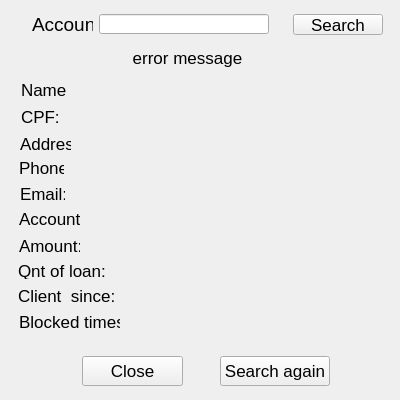
<?xml version="1.0" encoding="UTF-8"?>
<ui version="4.0">
 <class>search_account</class>
 <widget class="QWidget" name="search_account">
  <property name="geometry">
   <rect>
    <x>0</x>
    <y>0</y>
    <width>400</width>
    <height>400</height>
   </rect>
  </property>
  <property name="minimumSize">
   <size>
    <width>400</width>
    <height>400</height>
   </size>
  </property>
  <property name="maximumSize">
   <size>
    <width>400</width>
    <height>400</height>
   </size>
  </property>
  <property name="windowTitle">
   <string>Search Account</string>
  </property>
  <widget class="QLineEdit" name="account_field_input">
   <property name="geometry">
    <rect>
     <x>99</x>
     <y>14</y>
     <width>170</width>
     <height>20</height>
    </rect>
   </property>
   <property name="font">
    <font>
     <pointsize>13</pointsize>
    </font>
   </property>
   <property name="maxLength">
    <number>11</number>
   </property>
   <property name="alignment">
    <set>Qt::AlignCenter</set>
   </property>
  </widget>
  <widget class="QLabel" name="account_text_input">
   <property name="geometry">
    <rect>
     <x>32</x>
     <y>14</y>
     <width>61</width>
     <height>20</height>
    </rect>
   </property>
   <property name="font">
    <font>
     <pointsize>14</pointsize>
    </font>
   </property>
   <property name="frameShadow">
    <enum>QFrame::Plain</enum>
   </property>
   <property name="text">
    <string notr="true">Account</string>
   </property>
  </widget>
  <widget class="QLabel" name="error_message">
   <property name="geometry">
    <rect>
     <x>82</x>
     <y>48</y>
     <width>211</width>
     <height>20</height>
    </rect>
   </property>
   <property name="font">
    <font>
     <pointsize>13</pointsize>
    </font>
   </property>
   <property name="text">
    <string>error message</string>
   </property>
   <property name="alignment">
    <set>Qt::AlignCenter</set>
   </property>
  </widget>
  <widget class="QPushButton" name="search_again_button">
   <property name="geometry">
    <rect>
     <x>220</x>
     <y>356</y>
     <width>110</width>
     <height>30</height>
    </rect>
   </property>
   <property name="font">
    <font>
     <pointsize>13</pointsize>
    </font>
   </property>
   <property name="text">
    <string>Search again</string>
   </property>
  </widget>
  <widget class="QPushButton" name="search_button">
   <property name="geometry">
    <rect>
     <x>293</x>
     <y>14</y>
     <width>90</width>
     <height>21</height>
    </rect>
   </property>
   <property name="font">
    <font>
     <pointsize>13</pointsize>
    </font>
   </property>
   <property name="text">
    <string>Search</string>
   </property>
  </widget>
  <widget class="QPushButton" name="close_button">
   <property name="geometry">
    <rect>
     <x>82</x>
     <y>356</y>
     <width>101</width>
     <height>30</height>
    </rect>
   </property>
   <property name="font">
    <font>
     <pointsize>13</pointsize>
    </font>
   </property>
   <property name="text">
    <string>Close</string>
   </property>
  </widget>
  <widget class="QLabel" name="employee_since_text">
   <property name="geometry">
    <rect>
     <x>18</x>
     <y>288</y>
     <width>101</width>
     <height>16</height>
    </rect>
   </property>
   <property name="font">
    <font>
     <pointsize>13</pointsize>
    </font>
   </property>
   <property name="frameShadow">
    <enum>QFrame::Plain</enum>
   </property>
   <property name="text">
    <string notr="true">Client  since:</string>
   </property>
  </widget>
  <widget class="QLabel" name="address_text">
   <property name="geometry">
    <rect>
     <x>20</x>
     <y>136</y>
     <width>51</width>
     <height>16</height>
    </rect>
   </property>
   <property name="font">
    <font>
     <pointsize>13</pointsize>
    </font>
   </property>
   <property name="frameShadow">
    <enum>QFrame::Plain</enum>
   </property>
   <property name="text">
    <string notr="true">Address:</string>
   </property>
  </widget>
  <widget class="QLabel" name="phone_output">
   <property name="geometry">
    <rect>
     <x>119</x>
     <y>158</y>
     <width>261</width>
     <height>21</height>
    </rect>
   </property>
   <property name="font">
    <font>
     <pointsize>13</pointsize>
    </font>
   </property>
   <property name="frameShape">
    <enum>QFrame::NoFrame</enum>
   </property>
   <property name="text">
    <string/>
   </property>
   <property name="alignment">
    <set>Qt::AlignLeading|Qt::AlignLeft|Qt::AlignVCenter</set>
   </property>
  </widget>
  <widget class="QLabel" name="blocked_times_text">
   <property name="geometry">
    <rect>
     <x>19</x>
     <y>314</y>
     <width>101</width>
     <height>16</height>
    </rect>
   </property>
   <property name="font">
    <font>
     <pointsize>13</pointsize>
    </font>
   </property>
   <property name="frameShadow">
    <enum>QFrame::Plain</enum>
   </property>
   <property name="text">
    <string notr="true">Blocked times:</string>
   </property>
  </widget>
  <widget class="QLabel" name="email_output">
   <property name="geometry">
    <rect>
     <x>119</x>
     <y>183</y>
     <width>261</width>
     <height>21</height>
    </rect>
   </property>
   <property name="font">
    <font>
     <pointsize>13</pointsize>
    </font>
   </property>
   <property name="frameShape">
    <enum>QFrame::NoFrame</enum>
   </property>
   <property name="text">
    <string/>
   </property>
   <property name="alignment">
    <set>Qt::AlignLeading|Qt::AlignLeft|Qt::AlignVCenter</set>
   </property>
  </widget>
  <widget class="QLabel" name="account_output">
   <property name="geometry">
    <rect>
     <x>120</x>
     <y>210</y>
     <width>141</width>
     <height>21</height>
    </rect>
   </property>
   <property name="font">
    <font>
     <pointsize>13</pointsize>
    </font>
   </property>
   <property name="frameShape">
    <enum>QFrame::NoFrame</enum>
   </property>
   <property name="text">
    <string/>
   </property>
   <property name="alignment">
    <set>Qt::AlignLeading|Qt::AlignLeft|Qt::AlignVCenter</set>
   </property>
  </widget>
  <widget class="QLabel" name="blocked_times_output">
   <property name="geometry">
    <rect>
     <x>120</x>
     <y>312</y>
     <width>171</width>
     <height>21</height>
    </rect>
   </property>
   <property name="font">
    <font>
     <pointsize>13</pointsize>
    </font>
   </property>
   <property name="frameShape">
    <enum>QFrame::NoFrame</enum>
   </property>
   <property name="frameShadow">
    <enum>QFrame::Plain</enum>
   </property>
   <property name="text">
    <string/>
   </property>
   <property name="alignment">
    <set>Qt::AlignLeading|Qt::AlignLeft|Qt::AlignVCenter</set>
   </property>
  </widget>
  <widget class="QLabel" name="employee_since_output">
   <property name="geometry">
    <rect>
     <x>120</x>
     <y>286</y>
     <width>171</width>
     <height>21</height>
    </rect>
   </property>
   <property name="font">
    <font>
     <pointsize>13</pointsize>
    </font>
   </property>
   <property name="frameShape">
    <enum>QFrame::NoFrame</enum>
   </property>
   <property name="text">
    <string/>
   </property>
   <property name="alignment">
    <set>Qt::AlignLeading|Qt::AlignLeft|Qt::AlignVCenter</set>
   </property>
  </widget>
  <widget class="QLabel" name="amount_text">
   <property name="geometry">
    <rect>
     <x>19</x>
     <y>236</y>
     <width>61</width>
     <height>20</height>
    </rect>
   </property>
   <property name="font">
    <font>
     <pointsize>13</pointsize>
    </font>
   </property>
   <property name="frameShadow">
    <enum>QFrame::Plain</enum>
   </property>
   <property name="text">
    <string notr="true">Amount:</string>
   </property>
  </widget>
  <widget class="QLabel" name="cpf_output">
   <property name="geometry">
    <rect>
     <x>118</x>
     <y>106</y>
     <width>261</width>
     <height>21</height>
    </rect>
   </property>
   <property name="font">
    <font>
     <pointsize>13</pointsize>
    </font>
   </property>
   <property name="frameShape">
    <enum>QFrame::NoFrame</enum>
   </property>
   <property name="text">
    <string/>
   </property>
   <property name="alignment">
    <set>Qt::AlignLeading|Qt::AlignLeft|Qt::AlignVCenter</set>
   </property>
  </widget>
  <widget class="QLabel" name="amount_output">
   <property name="geometry">
    <rect>
     <x>120</x>
     <y>234</y>
     <width>151</width>
     <height>21</height>
    </rect>
   </property>
   <property name="font">
    <font>
     <pointsize>13</pointsize>
    </font>
   </property>
   <property name="frameShape">
    <enum>QFrame::NoFrame</enum>
   </property>
   <property name="text">
    <string/>
   </property>
   <property name="alignment">
    <set>Qt::AlignLeading|Qt::AlignLeft|Qt::AlignVCenter</set>
   </property>
  </widget>
  <widget class="QLabel" name="qnt_loan_text">
   <property name="geometry">
    <rect>
     <x>18</x>
     <y>263</y>
     <width>101</width>
     <height>16</height>
    </rect>
   </property>
   <property name="font">
    <font>
     <pointsize>13</pointsize>
    </font>
   </property>
   <property name="frameShadow">
    <enum>QFrame::Plain</enum>
   </property>
   <property name="text">
    <string notr="true">Qnt of loan:</string>
   </property>
  </widget>
  <widget class="QLabel" name="account_text">
   <property name="geometry">
    <rect>
     <x>19</x>
     <y>211</y>
     <width>61</width>
     <height>16</height>
    </rect>
   </property>
   <property name="font">
    <font>
     <pointsize>13</pointsize>
    </font>
   </property>
   <property name="frameShadow">
    <enum>QFrame::Plain</enum>
   </property>
   <property name="text">
    <string notr="true">Account:</string>
   </property>
  </widget>
  <widget class="QLabel" name="name_text">
   <property name="geometry">
    <rect>
     <x>21</x>
     <y>84</y>
     <width>45</width>
     <height>12</height>
    </rect>
   </property>
   <property name="font">
    <font>
     <pointsize>13</pointsize>
    </font>
   </property>
   <property name="frameShape">
    <enum>QFrame::NoFrame</enum>
   </property>
   <property name="frameShadow">
    <enum>QFrame::Plain</enum>
   </property>
   <property name="text">
    <string notr="true">Name:</string>
   </property>
  </widget>
  <widget class="QLabel" name="address_output">
   <property name="geometry">
    <rect>
     <x>119</x>
     <y>133</y>
     <width>261</width>
     <height>21</height>
    </rect>
   </property>
   <property name="font">
    <font>
     <pointsize>13</pointsize>
    </font>
   </property>
   <property name="frameShape">
    <enum>QFrame::NoFrame</enum>
   </property>
   <property name="text">
    <string/>
   </property>
   <property name="alignment">
    <set>Qt::AlignLeading|Qt::AlignLeft|Qt::AlignVCenter</set>
   </property>
  </widget>
  <widget class="QLabel" name="name_output">
   <property name="geometry">
    <rect>
     <x>118</x>
     <y>79</y>
     <width>261</width>
     <height>21</height>
    </rect>
   </property>
   <property name="font">
    <font>
     <pointsize>13</pointsize>
    </font>
   </property>
   <property name="frameShape">
    <enum>QFrame::NoFrame</enum>
   </property>
   <property name="text">
    <string/>
   </property>
   <property name="alignment">
    <set>Qt::AlignLeading|Qt::AlignLeft|Qt::AlignVCenter</set>
   </property>
  </widget>
  <widget class="QLabel" name="email_text">
   <property name="geometry">
    <rect>
     <x>20</x>
     <y>188</y>
     <width>45</width>
     <height>12</height>
    </rect>
   </property>
   <property name="font">
    <font>
     <pointsize>13</pointsize>
    </font>
   </property>
   <property name="frameShadow">
    <enum>QFrame::Plain</enum>
   </property>
   <property name="text">
    <string notr="true">Email:</string>
   </property>
  </widget>
  <widget class="QLabel" name="cpf_text_2">
   <property name="geometry">
    <rect>
     <x>21</x>
     <y>111</y>
     <width>45</width>
     <height>12</height>
    </rect>
   </property>
   <property name="font">
    <font>
     <pointsize>13</pointsize>
    </font>
   </property>
   <property name="frameShadow">
    <enum>QFrame::Plain</enum>
   </property>
   <property name="text">
    <string notr="true">CPF:</string>
   </property>
  </widget>
  <widget class="QLabel" name="phone_text">
   <property name="geometry">
    <rect>
     <x>19</x>
     <y>162</y>
     <width>45</width>
     <height>12</height>
    </rect>
   </property>
   <property name="font">
    <font>
     <pointsize>13</pointsize>
    </font>
   </property>
   <property name="frameShadow">
    <enum>QFrame::Plain</enum>
   </property>
   <property name="text">
    <string notr="true">Phone:</string>
   </property>
  </widget>
  <widget class="QLabel" name="qnt_loan_output">
   <property name="geometry">
    <rect>
     <x>120</x>
     <y>260</y>
     <width>151</width>
     <height>21</height>
    </rect>
   </property>
   <property name="font">
    <font>
     <pointsize>13</pointsize>
    </font>
   </property>
   <property name="frameShape">
    <enum>QFrame::NoFrame</enum>
   </property>
   <property name="text">
    <string/>
   </property>
   <property name="alignment">
    <set>Qt::AlignLeading|Qt::AlignLeft|Qt::AlignVCenter</set>
   </property>
  </widget>
 </widget>
 <tabstops>
  <tabstop>account_field_input</tabstop>
  <tabstop>search_button</tabstop>
  <tabstop>close_button</tabstop>
  <tabstop>search_again_button</tabstop>
 </tabstops>
 <resources/>
 <connections/>
</ui>
